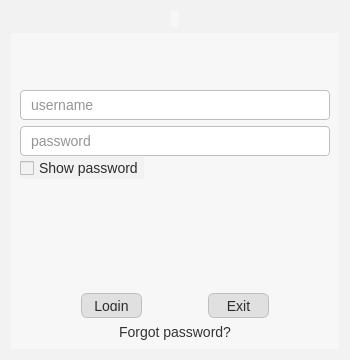
<?xml version="1.0" encoding="UTF-8"?>
<ui version="4.0">
 <class>fr_login</class>
 <widget class="QWidget" name="fr_login">
  <property name="geometry">
   <rect>
    <x>0</x>
    <y>0</y>
    <width>350</width>
    <height>360</height>
   </rect>
  </property>
  <property name="maximumSize">
   <size>
    <width>350</width>
    <height>360</height>
   </size>
  </property>
  <property name="windowTitle">
   <string>Login</string>
  </property>
  <property name="styleSheet">
   <string notr="true">/* Genel QWidget arka plan */
QWidget {
    background-color: #f2f2f2;  /* Açık gri */
    color: #2c2c2c;             /* Koyu gri metin */
    font-family: &quot;Segoe UI&quot;, sans-serif;
    font-size: 14px;
}

/* QLabel */
QLabel {
    background-color: transparent;
    color: #333333;
}

/* QPushButton */
QPushButton {
    background-color: #e0e0e0;
    color: #2c2c2c;
    border: 1px solid #bfbfbf;
    border-radius: 6px;
    padding: 6px 12px;
}

QPushButton:hover {
    background-color: #d5d5d5;
}

QPushButton:pressed {
    background-color: #c2c2c2;
    border: 1px solid #999999;
}

/* QLineEdit */
QLineEdit {
    background-color: #ffffff;
    border: 1px solid #bfbfbf;
    border-radius: 4px;
    padding: 4px 8px;
    color: #2c2c2c;
}

/* QComboBox */
QComboBox {
    background-color: #ffffff;
    color: #2c2c2c;
    border: 1px solid #bfbfbf;
    border-radius: 4px;
    padding: 4px 8px;
}

QComboBox::drop-down {
    subcontrol-origin: padding;
    subcontrol-position: top right;
    width: 20px;
    border-left: 1px solid #bfbfbf;
}

/* QTableWidget ve QTableView */
QTableWidget, QTableView {
    background-color: #ffffff;
    color: #2c2c2c;
    gridline-color: #d0d0d0;
    selection-background-color: #cde1f9;
    selection-color: black;
    alternate-background-color: #f9f9f9;
}

QTableWidget QTableCornerButton::section,
QHeaderView::section {
    background-color: #e6e6e6;
    color: #2c2c2c;
    font-weight: bold; 
    padding: 4px;
    border: none;
}

/* Frame'ler */
QFrame {
    background-color: #f7f7f7;
    border: none;
}

/* Scrollbar */
QScrollBar:vertical, QScrollBar:horizontal {
    background: #e0e0e0;
    width: 10px;
}

QScrollBar::handle:vertical, QScrollBar::handle:horizontal {
    background: #bfbfbf;
    border-radius: 5px;
}
</string>
  </property>
  <layout class="QFormLayout" name="formLayout">
   <item row="0" column="0" colspan="2">
    <layout class="QVBoxLayout" name="verticalLayout">
     <item alignment="Qt::AlignmentFlag::AlignHCenter">
      <widget class="QLabel" name="label">
       <property name="maximumSize">
        <size>
         <width>200</width>
         <height>50</height>
        </size>
       </property>
       <property name="text">
        <string/>
       </property>
       <property name="pixmap">
        <pixmap>resorces/logo.png</pixmap>
       </property>
       <property name="scaledContents">
        <bool>true</bool>
       </property>
      </widget>
     </item>
     <item>
      <widget class="QFrame" name="frame">
       <property name="frameShape">
        <enum>QFrame::Shape::StyledPanel</enum>
       </property>
       <property name="frameShadow">
        <enum>QFrame::Shadow::Raised</enum>
       </property>
       <layout class="QVBoxLayout" name="verticalLayout_2">
        <item>
         <spacer name="verticalSpacer">
          <property name="orientation">
           <enum>Qt::Orientation::Vertical</enum>
          </property>
          <property name="sizeHint" stdset="0">
           <size>
            <width>20</width>
            <height>40</height>
           </size>
          </property>
         </spacer>
        </item>
        <item>
         <widget class="QLineEdit" name="lineEdit">
          <property name="minimumSize">
           <size>
            <width>0</width>
            <height>30</height>
           </size>
          </property>
          <property name="maximumSize">
           <size>
            <width>16777215</width>
            <height>20</height>
           </size>
          </property>
          <property name="toolTip">
           <string/>
          </property>
          <property name="inputMask">
           <string/>
          </property>
          <property name="text">
           <string/>
          </property>
          <property name="placeholderText">
           <string>username</string>
          </property>
         </widget>
        </item>
        <item>
         <widget class="QLineEdit" name="lineEdit_2">
          <property name="minimumSize">
           <size>
            <width>0</width>
            <height>30</height>
           </size>
          </property>
          <property name="maximumSize">
           <size>
            <width>16777215</width>
            <height>20</height>
           </size>
          </property>
          <property name="text">
           <string/>
          </property>
          <property name="placeholderText">
           <string>password</string>
          </property>
         </widget>
        </item>
        <item>
         <widget class="QCheckBox" name="checkBox">
          <property name="sizePolicy">
           <sizepolicy hsizetype="Fixed" vsizetype="Fixed">
            <horstretch>0</horstretch>
            <verstretch>0</verstretch>
           </sizepolicy>
          </property>
          <property name="font">
           <font>
            <family>Segoe UI</family>
            <pointsize>-1</pointsize>
           </font>
          </property>
          <property name="toolTip">
           <string>Show password</string>
          </property>
          <property name="toolTipDuration">
           <number>-1</number>
          </property>
          <property name="text">
           <string>Show password</string>
          </property>
          <property name="iconSize">
           <size>
            <width>8</width>
            <height>8</height>
           </size>
          </property>
          <property name="shortcut">
           <string>Ctrl+R</string>
          </property>
          <property name="tristate">
           <bool>false</bool>
          </property>
         </widget>
        </item>
        <item>
         <spacer name="verticalSpacer_2">
          <property name="orientation">
           <enum>Qt::Orientation::Vertical</enum>
          </property>
          <property name="sizeHint" stdset="0">
           <size>
            <width>20</width>
            <height>40</height>
           </size>
          </property>
         </spacer>
        </item>
        <item>
         <widget class="QLabel" name="lb_error_2">
          <property name="maximumSize">
           <size>
            <width>16777215</width>
            <height>20</height>
           </size>
          </property>
          <property name="font">
           <font>
            <family>Segoe UI</family>
            <pointsize>-1</pointsize>
           </font>
          </property>
          <property name="text">
           <string/>
          </property>
          <property name="alignment">
           <set>Qt::AlignmentFlag::AlignCenter</set>
          </property>
         </widget>
        </item>
        <item>
         <spacer name="verticalSpacer_3">
          <property name="orientation">
           <enum>Qt::Orientation::Vertical</enum>
          </property>
          <property name="sizeHint" stdset="0">
           <size>
            <width>20</width>
            <height>40</height>
           </size>
          </property>
         </spacer>
        </item>
        <item>
         <layout class="QHBoxLayout" name="horizontalLayout_2">
          <item>
           <spacer name="horizontalSpacer">
            <property name="orientation">
             <enum>Qt::Orientation::Horizontal</enum>
            </property>
            <property name="sizeHint" stdset="0">
             <size>
              <width>40</width>
              <height>20</height>
             </size>
            </property>
           </spacer>
          </item>
          <item>
           <widget class="QPushButton" name="pushButton_3">
            <property name="sizePolicy">
             <sizepolicy hsizetype="Expanding" vsizetype="Expanding">
              <horstretch>0</horstretch>
              <verstretch>0</verstretch>
             </sizepolicy>
            </property>
            <property name="minimumSize">
             <size>
              <width>0</width>
              <height>25</height>
             </size>
            </property>
            <property name="maximumSize">
             <size>
              <width>16777215</width>
              <height>25</height>
             </size>
            </property>
            <property name="text">
             <string>Login</string>
            </property>
           </widget>
          </item>
          <item>
           <spacer name="horizontalSpacer_3">
            <property name="orientation">
             <enum>Qt::Orientation::Horizontal</enum>
            </property>
            <property name="sizeHint" stdset="0">
             <size>
              <width>40</width>
              <height>20</height>
             </size>
            </property>
           </spacer>
          </item>
          <item>
           <widget class="QPushButton" name="pushButton_4">
            <property name="sizePolicy">
             <sizepolicy hsizetype="Expanding" vsizetype="Expanding">
              <horstretch>0</horstretch>
              <verstretch>0</verstretch>
             </sizepolicy>
            </property>
            <property name="minimumSize">
             <size>
              <width>0</width>
              <height>25</height>
             </size>
            </property>
            <property name="maximumSize">
             <size>
              <width>16777215</width>
              <height>25</height>
             </size>
            </property>
            <property name="text">
             <string>Exit</string>
            </property>
           </widget>
          </item>
          <item>
           <spacer name="horizontalSpacer_2">
            <property name="orientation">
             <enum>Qt::Orientation::Horizontal</enum>
            </property>
            <property name="sizeHint" stdset="0">
             <size>
              <width>40</width>
              <height>20</height>
             </size>
            </property>
           </spacer>
          </item>
         </layout>
        </item>
        <item>
         <widget class="QLabel" name="lb_forget_2">
          <property name="maximumSize">
           <size>
            <width>16777215</width>
            <height>20</height>
           </size>
          </property>
          <property name="text">
           <string>Forgot password?</string>
          </property>
          <property name="alignment">
           <set>Qt::AlignmentFlag::AlignCenter</set>
          </property>
          <property name="openExternalLinks">
           <bool>true</bool>
          </property>
         </widget>
        </item>
       </layout>
      </widget>
     </item>
    </layout>
   </item>
  </layout>
 </widget>
 <resources/>
 <connections/>
</ui>
